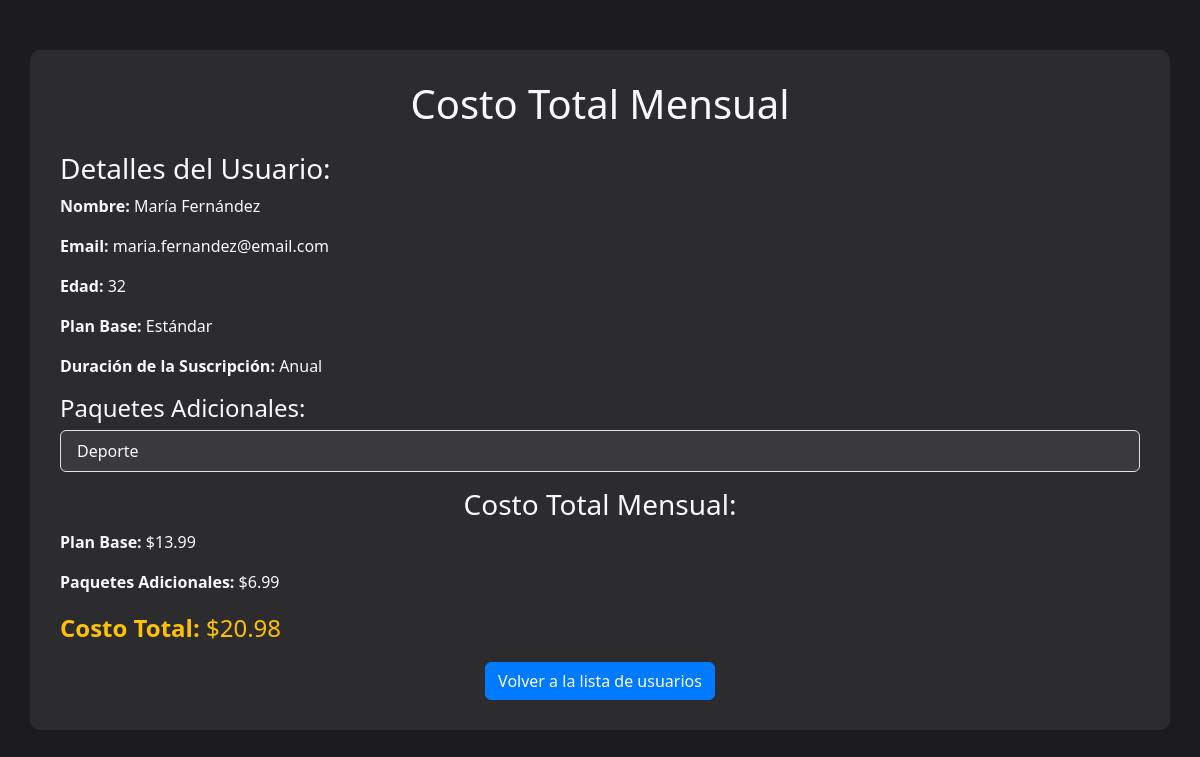
/hito2T/vista/costototal.php?id=2, run on the app's committed database.
### tables this page shows
CREATE TABLE IF NOT EXISTS usuarios (
    id INT AUTO_INCREMENT PRIMARY KEY,
    nombre VARCHAR(100) NOT NULL,
    apellidos VARCHAR(100) NOT NULL,
    correo VARCHAR(255) NOT NULL UNIQUE,
    edad INT NOT NULL CHECK (edad > 0),
    plan_base_id INT NOT NULL,
    duracion ENUM('Mensual', 'Anual') NOT NULL,
    FOREIGN KEY (plan_base_id) REFERENCES plan_base(id) ON DELETE CASCADE
);

CREATE TABLE IF NOT EXISTS plan_base (
    id INT AUTO_INCREMENT PRIMARY KEY,
    nombre ENUM('Básico', 'Estándar', 'Premium') NOT NULL UNIQUE,
    precio DECIMAL(5,2) NOT NULL
);

### hito2T/config/class_conexion.php (called while the page is built, shortened)
<?php
class Conexion {
private $servidor = 'localhost';
private $usuario = 'root';
private $password = '1234';
private $base_datos = 'StreamWeb';
public function __construct() {
$this->conexion = new
mysqli($this->servidor, $this->usuario,
$this->password, $this->base_datos);
}
}
?>

### hito2T/controlador/UsuariosController.php (called while the page is built, shortened)
<?php
require_once '../modelo/class_usuario.php';
class UsuariosController
{
    private $modelo;
    public function __construct()
    {
        $this->modelo = new Usuario();
    }
    public function obtenerUsuarioPorId($id_usuario)
    {
        return $this->modelo->obtenerUsuarioPorId($id_usuario);
    }
}
?>

### hito2T/modelo/class_usuario.php (called while the page is built, shortened)
<?php
require_once '../config/class_conexion.php';
class Usuario
{
    private $conexion;
    public function __construct()
    {
        $this->conexion = new Conexion();
    }
    public function obtenerUsuarioPorId($id_usuario)
    {
        $sql = "SELECT u.id, u.nombre, u.apellidos, u.correo, u.edad, pb.nombre AS plan_base, u.duracion
                FROM usuarios u
                INNER JOIN plan_base pb ON u.plan_base_id = pb.id
                WHERE u.id = ?";
        $stmt = $this->conexion->conexion->prepare($sql);
        $stmt->bind_param('i', $id_usuario);
        $stmt->execute();
        $result = $stmt->get_result();
        $usuario = $result->fetch_assoc();
        $usuario['paquetes'] = $this->obtenerPaquetesPorUsuario($usuario['id']);
        return $usuario;
    }
    private function obtenerPaquetesPorUsuario($usuarioId)
    {
        $sql = "SELECT p.nombre
                FROM usuario_paquetes up
                INNER JOIN paquetes p ON up.paquete_id = p.id
                WHERE up.usuario_id = ?";
        $stmt = $this->conexion->conexion->prepare($sql);
        $stmt->bind_param('i', $usuarioId);
        $stmt->execute();
        $result = $stmt->get_result();
        $paquetes = [];
        while ($row = $result->fetch_assoc()) {
            $paquetes[] = $row['nombre'];
        }
        return $paquetes;
    }
}
?>

### hito2T/vista/costototal.php (the view, shortened to what this page needs)
<?php
require_once '../controlador/UsuariosController.php';
$controller = new UsuariosController();
if (isset($_GET['id'])) {
    $id_usuario = $_GET['id'];
    $usuario = $controller->obtenerUsuarioPorId($id_usuario);
    $precioPlan = 0;
    switch ($usuario['plan_base']) {
        case 'Estándar':
            $precioPlan = 13.99;
            break;
    }
    $precioPaquetes = 0;
    foreach ($usuario['paquetes'] as $paquete) {
        switch ($paquete) {
            case 'Deporte':
                $precioPaquetes += 6.99;
                break;
        }
    }
    $costoTotalMensual = $precioPlan + $precioPaquetes;
}
?>
<!DOCTYPE html>
<html lang="es">
<head>
    <link href="https://cdn.jsdelivr.net/npm/bootstrap@5.3.3/dist/css/bootstrap.min.css" rel="stylesheet">
</head>
<body>
    <div class="container">
        <h1 class="text-center mb-4">Costo Total Mensual</h1>
        <h3>Detalles del Usuario:</h3>
        <p><strong>Nombre:</strong> <?= $usuario['nombre'] ?> <?= $usuario['apellidos'] ?></p>
        <p><strong>Email:</strong> <?= $usuario['correo'] ?></p>
        <p><strong>Edad:</strong> <?= $usuario['edad'] ?></p>
        <p><strong>Plan Base:</strong> <?= $usuario['plan_base'] ?></p>
        <p><strong>Duración de la Suscripción:</strong> <?= $usuario['duracion'] ?></p>
        <h4>Paquetes Adicionales:</h4>
        <ul class="list-group mb-3">
            <?php if (!empty($usuario['paquetes'])): ?>
                <?php foreach ($usuario['paquetes'] as $paquete): ?>
                    <li class="list-group-item"> <?= $paquete ?> </li>
                <?php endforeach; ?>
            <?php else: ?>
                <li class="list-group-item">No tiene paquetes adicionales</li>
            <?php endif; ?>
        </ul>
        <h3 class="text-center">Costo Total Mensual:</h3>
        <p><strong>Plan Base:</strong> $<?= number_format($precioPlan, 2) ?></p>
        <p><strong>Paquetes Adicionales:</strong> $<?= number_format($precioPaquetes, 2) ?></p>
        <p class="fs-4 text-warning"><strong>Costo Total:</strong> $<?= number_format($costoTotalMensual, 2) ?></p>
        <div class="text-center">
            <a href="lista_usuarios.php" class="btn btn-primary">Volver a la lista de usuarios</a>
        </div>
    </div>
</body>
</html>

### hito2T/vista/costototal.php (style rules this page uses)
body { background-color: #1c1c1e; color: #f8f9fa; }
.container { background-color: #2c2c2e; padding: 30px; border-radius: 10px; margin-top: 50px; }
.btn-primary { background-color: #007bff; border-color: #007bff; }
.list-group-item { background-color: #3a3a3c; color: #f8f9fa; }

### data on the page
usuarios: nombre "María", apellidos "Fernández", correo "maria.fernandez@email.com", edad "32", plan_base.nombre "Estándar", duracion "Anual", plan_base.nombre "13.99", plan_base.nombre "20.98"

### other printed values
$paquete "Deporte"
$precioPaquetes "6.99"
